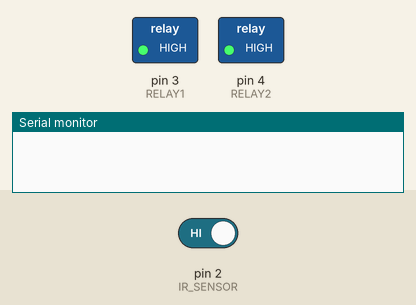
This sketch was run on a simulated Arduino Uno, built with avr-gcc and run on an emulated ATmega328P. On the bench: switched loads named in the sketch (green lamp = pin HIGH), the last lines printed to the serial monitor. The test bench sets the inputs (shaded band); at power-on: pin 2 (IR_SENSOR) HIGH.

Above: at 1.2 s.
1.3 s: pin 2 (IR_SENSOR) driven LOW
At 2.7 s:
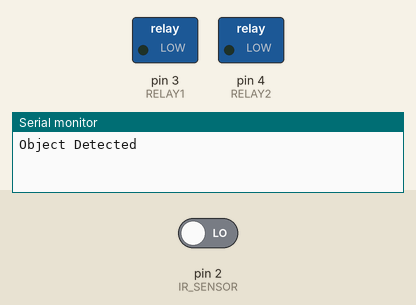
Timing chart, 0 to 4.3 s (numbered marks = the images above; inputs shaded):
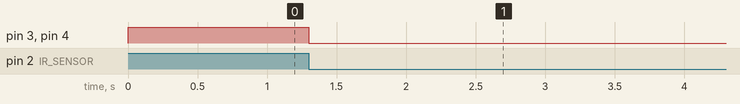

Measured:
- after the input at 1.3 s, pin 3 (RELAY1), pin 4 (RELAY2): HIGH → LOW at once

The sketch:

chargestation.ino
```cpp
#define IR_SENSOR 2
#define RELAY1 3
#define RELAY2 4

void setup() {

  pinMode(IR_SENSOR, INPUT);
  pinMode(RELAY1, OUTPUT);
  pinMode(RELAY2, OUTPUT);

  digitalWrite(RELAY1, HIGH);   // OFF
  digitalWrite(RELAY2, HIGH);   // OFF

  Serial.begin(115200);
}

void loop() {

  int irState = digitalRead(IR_SENSOR);

  if (irState == LOW) {

    Serial.println("Object Detected");

    digitalWrite(RELAY1, LOW);   // ON
    digitalWrite(RELAY2, LOW);   // ON

    delay(20000);   // 20 seconds

    digitalWrite(RELAY1, HIGH);  // OFF
    digitalWrite(RELAY2, HIGH);  // OFF

    Serial.println("Relays OFF");

    delay(1000);
  }
}
```
